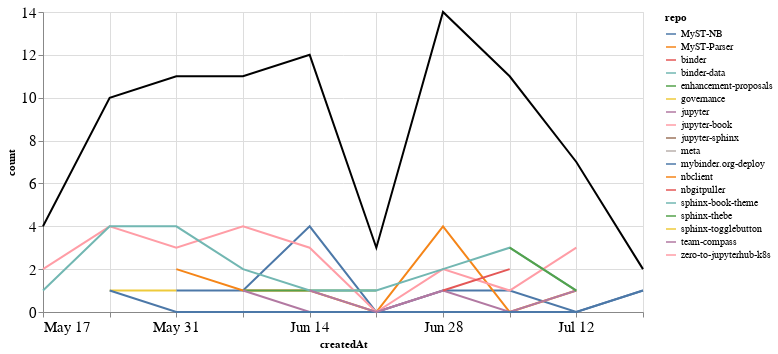

Here is the notebook cell this chart was saved with:
### Markdown cell above
## PRs

### Code cell
prs_time = prs.groupby('repo').resample('W', on='createdAt').count()['author'].reset_index()
prs_time = prs_time.rename(columns={'author': 'count'})
prs_time_total = prs_time.groupby('createdAt').agg({"count": "sum"}).reset_index()

ch1 = alt.Chart(prs_time, width=600).mark_line().encode(
    x='createdAt',
    y='count',
    color='repo',
    tooltip="repo"
)

ch2 = alt.Chart(prs_time_total, width=600).mark_line(color="black").encode(
    x='createdAt',
    y='count',
)

ch1 + ch2

### Figure 1 — Vega-Lite specification as saved in the notebook (floating-point values rounded to 4 significant figures)
{"config": {"axisLeft": {"labelFontSize": 15}, "axisBottom": {"labelFontSize": 15}}, "layer": [{"data": {"name": "data-d6583068634fc1665642b017684af77b"}, "mark": "line", "encoding": {"color": {"type": "nominal", "field": "repo"}, "tooltip": {"type": "nominal", "field": "repo"}, "x": {"type": "temporal", "field": "createdAt"}, "y": {"type": "quantitative", "field": "count"}}, "width": 600}, {"data": {"name": "data-08f782e06d487e65024dfad18d2cd9f1"}, "mark": {"type": "line", "color": "black"}, "encoding": {"x": {"type": "temporal", "field": "createdAt"}, "y": {"type": "quantitative", "field": "count"}}, "width": 600}], "$schema": "https://vega.github.io/schema/vega-lite/v4.8.1.json", "datasets": {"data-d6583068634fc1665642b017684af77b": [{"repo": "MyST-NB", "createdAt": "2020-05-31T00:00:00", "count": 1}, {"repo": "MyST-NB", "createdAt": "2020-06-07T00:00:00", "count": 1}, {"repo": "MyST-NB", "createdAt": "2020-06-14T00:00:00", "count": 4}, {"repo": "MyST-NB", "createdAt": "2020-06-21T00:00:00", "count": 0}, {"repo": "MyST-NB", "createdAt": "2020-06-28T00:00:00", "count": 1}, {"repo": "MyST-NB", "createdAt": "2020-07-05T00:00:00", "count": 1}, {"repo": "MyST-NB", "createdAt": "2020-07-12T00:00:00", "count": 0}, {"repo": "MyST-NB", "createdAt": "2020-07-19T00:00:00", "count": 1}, {"repo": "MyST-Parser", "createdAt": "2020-05-31T00:00:00", "count": 2}, {"repo": "MyST-Parser", "createdAt": "2020-06-07T00:00:00", "count": 1}, {"repo": "MyST-Parser", "createdAt": "2020-06-14T00:00:00", "count": 1}, {"repo": "MyST-Parser", "createdAt": "2020-06-21T00:00:00", "count": 0}, {"repo": "MyST-Parser", "createdAt": "2020-06-28T00:00:00", "count": 4}, {"repo": "MyST-Parser", "createdAt": "2020-07-05T00:00:00", "count": 0}, {"repo": "MyST-Parser", "createdAt": "2020-07-12T00:00:00", "count": 1}, {"repo": "binder", "createdAt": "2020-06-28T00:00:00", "count": 1}, {"repo": "binder-data", "createdAt": "2020-06-21T00:00:00", "count": 1}, {"repo": "enhancement-proposals", "createdAt": "2020-06-07T00:00:00", "count": 1}, {"repo": "enhancement-proposals", "createdAt": "2020-06-14T00:00:00", "count": 1}, {"repo": "enhancement-proposals", "createdAt": "2020-06-21T00:00:00", "count": 1}, {"repo": "governance", "createdAt": "2020-05-24T00:00:00", "count": 1}, {"repo": "governance", "createdAt": "2020-05-31T00:00:00", "count": 1}, {"repo": "jupyter", "createdAt": "2020-06-07T00:00:00", "count": 1}, {"repo": "jupyter", "createdAt": "2020-06-14T00:00:00", "count": 0}, {"repo": "jupyter", "createdAt": "2020-06-21T00:00:00", "count": 0}, {"repo": "jupyter", "createdAt": "2020-06-28T00:00:00", "count": 1}, {"repo": "jupyter", "createdAt": "2020-07-05T00:00:00", "count": 0}, {"repo": "jupyter", "createdAt": "2020-07-12T00:00:00", "count": 1}, {"repo": "jupyter-book", "createdAt": "2020-05-17T00:00:00", "count": 2}, {"repo": "jupyter-book", "createdAt": "2020-05-24T00:00:00", "count": 4}, {"repo": "jupyter-book", "createdAt": "2020-05-31T00:00:00", "count": 3}, {"repo": "jupyter-book", "createdAt": "2020-06-07T00:00:00", "count": 4}, {"repo": "jupyter-book", "createdAt": "2020-06-14T00:00:00", "count": 3}, {"repo": "jupyter-book", "createdAt": "2020-06-21T00:00:00", "count": 0}, {"repo": "jupyter-book", "createdAt": "2020-06-28T00:00:00", "count": 2}, {"repo": "jupyter-book", "createdAt": "2020-07-05T00:00:00", "count": 1}, {"repo": "jupyter-book", "createdAt": "2020-07-12T00:00:00", "count": 3}, {"repo": "jupyter-sphinx", "createdAt": "2020-06-28T00:00:00", "count": 1}, {"repo": "meta", "createdAt": "2020-06-07T00:00:00", "count": 1}, {"repo": "mybinder.org-deploy", "createdAt": "2020-05-24T00:00:00", "count": 1}, {"repo": "mybinder.org-deploy", "createdAt": "2020-05-31T00:00:00", "count": 0}, {"repo": "mybinder.org-deploy", "createdAt": "2020-06-07T00:00:00", "count": 0}, {"repo": "mybinder.org-deploy", "createdAt": "2020-06-14T00:00:00", "count": 0}, {"repo": "mybinder.org-deploy", "createdAt": "2020-06-21T00:00:00", "count": 0}, {"repo": "mybinder.org-deploy", "createdAt": "2020-06-28T00:00:00", "count": 0}, {"repo": "mybinder.org-deploy", "createdAt": "2020-07-05T00:00:00", "count": 0}, {"repo": "mybinder.org-deploy", "createdAt": "2020-07-12T00:00:00", "count": 0}, {"repo": "mybinder.org-deploy", "createdAt": "2020-07-19T00:00:00", "count": 1}, {"repo": "nbclient", "createdAt": "2020-05-17T00:00:00", "count": 1}, {"repo": "nbgitpuller", "createdAt": "2020-06-28T00:00:00", "count": 1}, {"repo": "nbgitpuller", "createdAt": "2020-07-05T00:00:00", "count": 2}, {"repo": "sphinx-book-theme", "createdAt": "2020-05-17T00:00:00", "count": 1}, {"repo": "sphinx-book-theme", "createdAt": "2020-05-24T00:00:00", "count": 4}, {"repo": "sphinx-book-theme", "createdAt": "2020-05-31T00:00:00", "count": 4}, {"repo": "sphinx-book-theme", "createdAt": "2020-06-07T00:00:00", "count": 2}, {"repo": "sphinx-book-theme", "createdAt": "2020-06-14T00:00:00", "count": 1}, {"repo": "sphinx-book-theme", "createdAt": "2020-06-21T00:00:00", "count": 1}, {"repo": "sphinx-book-theme", "createdAt": "2020-06-28T00:00:00", "count": 2}, {"repo": "sphinx-book-theme", "createdAt": "2020-07-05T00:00:00", "count": 3}, {"repo": "sphinx-book-theme", "createdAt": "2020-07-12T00:00:00", "count": 1}, {"repo": "sphinx-thebe", "createdAt": "2020-07-05T00:00:00", "count": 3}, {"repo": "sphinx-thebe", "createdAt": "2020-07-12T00:00:00", "count": 1}, {"repo": "sphinx-togglebutton", "createdAt": "2020-06-14T00:00:00", "count": 1}, {"repo": "team-compass", "createdAt": "2020-06-14T00:00:00", "count": 1}, {"repo": "team-compass", "createdAt": "2020-06-21T00:00:00", "count": 0}, {"repo": "team-compass", "createdAt": "2020-06-28T00:00:00", "count": 1}, {"repo": "zero-to-jupyterhub-k8s", "createdAt": "2020-07-05T00:00:00", "count": 1}], "data-08f782e06d487e65024dfad18d2cd9f1": [{"createdAt": "2020-05-17T00:00:00", "count": 4}, {"createdAt": "2020-05-24T00:00:00", "count": 10}, {"createdAt": "2020-05-31T00:00:00", "count": 11}, {"createdAt": "2020-06-07T00:00:00", "count": 11}, {"createdAt": "2020-06-14T00:00:00", "count": 12}, {"createdAt": "2020-06-21T00:00:00", "count": 3}, {"createdAt": "2020-06-28T00:00:00", "count": 14}, {"createdAt": "2020-07-05T00:00:00", "count": 11}, {"createdAt": "2020-07-12T00:00:00", "count": 7}, {"createdAt": "2020-07-19T00:00:00", "count": 2}]}}
